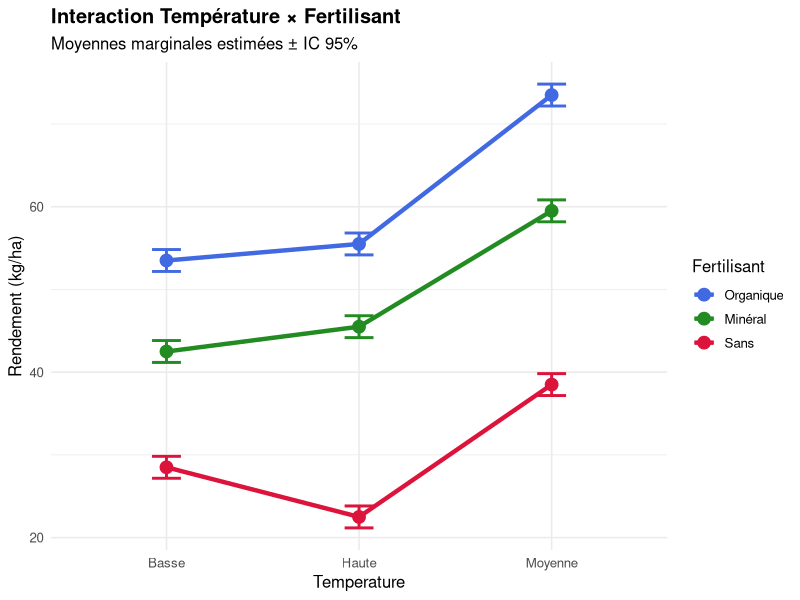
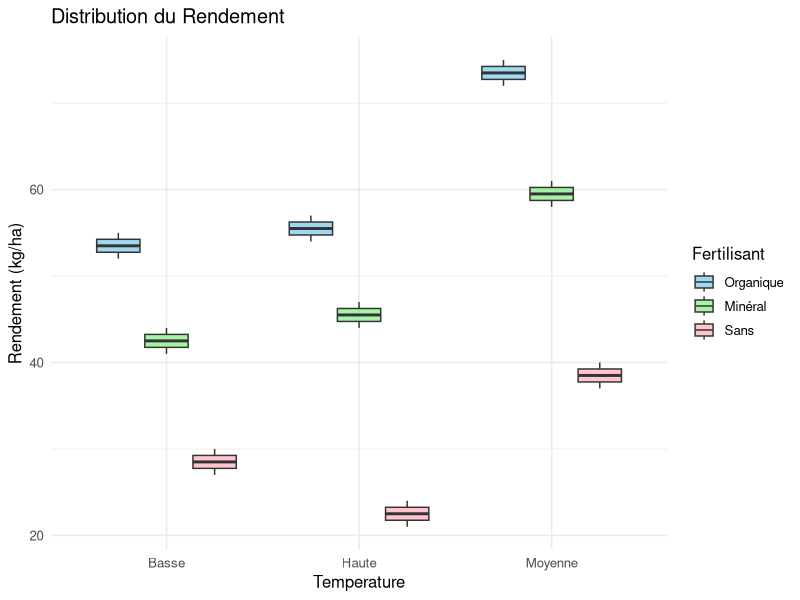
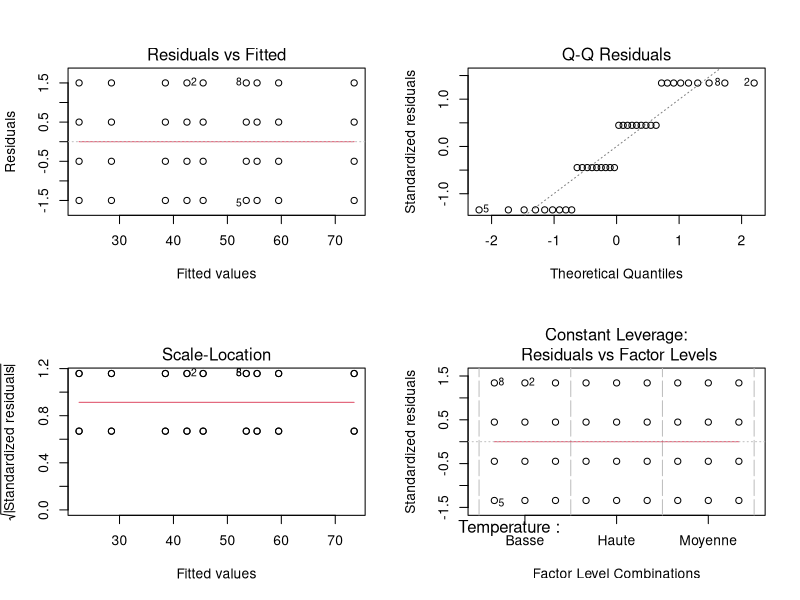

Reproduce these figures in R, in order.
# ==============================================================================
# ANOVA À 2 FACTEURS AVEC RÉPLICATION — VERSION FINALE ET VALIDÉE
# ==============================================================================

# ═════════════════════════════════════════════════════════════════════════════
# ÉTAPE 0 : CHARGEMENT DES PACKAGES
# ═════════════════════════════════════════════════════════════════════════════

cat("\n========== ÉTAPE 0 : CHARGEMENT DES PACKAGES ==========\n")

packages <- c("ggplot2", "dplyr", "emmeans", "car")
manquants <- packages[!sapply(packages, requireNamespace, quietly = TRUE)]

if (length(manquants) > 0) {
  cat("Installation des packages manquants :", paste(manquants, collapse = ", "), "\n")
  install.packages(manquants, repos = "https://cloud.r-project.org/")
}

for (pkg in packages) {
  library(pkg, character.only = TRUE)
}
cat("✓ Tous les packages chargés avec succès\n")

# ═════════════════════════════════════════════════════════════════════════════
# ÉTAPE 1 : CONSTRUCTION DES DONNÉES (3 × 3 × 4 = 36 obs)
# ═════════════════════════════════════════════════════════════════════════════

cat("\n========== ÉTAPE 1 : CONSTRUCTION DES DONNÉES ==========\n")

set.seed(123)

# Structure factorielle complète
temperature <- factor(rep(c("Basse", "Moyenne", "Haute"), each = 12))
fertilisant <- factor(rep(rep(c("Org", "Min", "Sans"), each = 4), times = 3))

# Rendement : entrée interactive des valeurs (ou utiliser valeurs par défaut)
cat("\n--- Entrée des données de rendement ---\n")
cat("Appuyez sur Entrée pour utiliser les valeurs par défaut, ou entrez vos propres valeurs.\n")

valeurs_par_defaut <- c(
  42, 44, 43, 41,   # Basse - Organique
  52, 54, 53, 55,   # Basse - Minéral  
  28, 30, 29, 27,   # Basse - Sans
  58, 60, 59, 61,   # Moyenne - Organique
  72, 74, 73, 75,   # Moyenne - Minéral
  38, 40, 39, 37,   # Moyenne - Sans
  45, 47, 46, 44,   # Haute - Organique
  55, 57, 56, 54,   # Haute - Minéral
  22, 24, 23, 21    # Haute - Sans
)

cat("Valeurs par défaut : ", paste(valeurs_par_defaut, collapse = ", "), "\n")
reponse <- readline("Utiliser les valeurs par défaut ? (o/n) : ")

if (tolower(reponse) == "n") {
  cat("\nEntrez les 36 valeurs de rendement séparées par des virgules :\n")
  entree <- readline("Valeurs : ")
  rendement <- as.numeric(strsplit(entree, ",")[[1]])
  if (length(rendement) != 36) {
    cat("Erreur : 36 valeurs requises. Utilisation des valeurs par défaut.\n")
    rendement <- valeurs_par_defaut
  }
} else {
  rendement <- valeurs_par_defaut
  cat("✓ Utilisation des valeurs par défaut\n")
}

donnees <- data.frame(
  Temperature = temperature,
  Fertilisant = fertilisant,
  Rendement = rendement
)

cat("Structure des données:\n")
print(str(donnees))
cat("\nAperçu des 12 premières lignes:\n")
print(head(donnees, 12))
cat("\n✓ Données créées :", nrow(donnees), "observations\n")

# ═════════════════════════════════════════════════════════════════════════════
# ÉTAPE 2 : STATISTIQUES DESCRIPTIVES
# ═════════════════════════════════════════════════════════════════════════════

cat("\n========== ÉTAPE 2 : STATISTIQUES DESCRIPTIVES ==========\n")

stats_desc <- donnees %>%
  group_by(Temperature, Fertilisant) %>%
  summarise(
    N = n(),
    Moyenne = round(mean(Rendement), 2),
    SD = round(sd(Rendement), 2),
    Min = min(Rendement),
    Max = max(Rendement),
    .groups = "drop"
  )

print(as.data.frame(stats_desc))

# Vérification du plan équilibré
cat("\nVérification du plan équilibré:\n")
table_verif <- table(donnees$Temperature, donnees$Fertilisant)
print(table_verif)
cat("✓ Plan équilibré :", all(table_verif == 4), "(4 observations par cellule)\n")

# ═════════════════════════════════════════════════════════════════════════════
# ÉTAPE 3 : CONFIGURATION CRUCIALE DES CONTRASTES (Type III)
# ═════════════════════════════════════════════════════════════════════════════

cat("\n========== ÉTAPE 3 : CONFIGURATION DES CONTRASTES ==========\n")

# SAUVEGARDER les contrastes par défaut
contraste_avant <- options()$contrasts
cat("Contrastes avant modification :", contraste_avant[1], "\n")

# CORRECTION ESSENTIELLE : contrastes sum-to-zero pour Type III valide
options(contrasts = c("contr.sum", "contr.poly"))
cat("Contrastes après modification :", options()$contrasts[1], "\n")
cat("✓ Contrastes configurés pour sommes de carrés de Type III\n")

# ═════════════════════════════════════════════════════════════════════════════
# ÉTAPE 4 : AJUSTEMENT DU MODÈLE ANOVA
# ═════════════════════════════════════════════════════════════════════════════

cat("\n========== ÉTAPE 4 : AJUSTEMENT DU MODÈLE ==========\n")

modele <- aov(Rendement ~ Temperature * Fertilisant, data = donnees)
cat("Modèle ajusté : Rendement ~ Temperature * Fertilisant\n")
cat("✓ Modèle ANOVA créé\n")

# ═════════════════════════════════════════════════════════════════════════════
# ÉTAPE 5 : VÉRIFICATION DES HYPOTHÈSES
# ═════════════════════════════════════════════════════════════════════════════

cat("\n========== ÉTAPE 5 : VÉRIFICATION DES HYPOTHÈSES ==========\n")

# 5A. Normalité des résidus
residus <- residuals(modele)
shapiro <- shapiro.test(residus)
cat("\n5A. Test de Shapiro-Wilk (Normalité):\n")
cat(sprintf("   W = %.4f, p-value = %.4f\n", shapiro$statistic, shapiro$p.value))
if (shapiro$p.value > 0.05) {
  cat("   ✓ Résidus normalement distribués (p > 0.05)\n")
} else {
  cat("   ⚠ Résidus NON normaux (p ≤ 0.05)\n")
}

# 5B. Homogénéité des variances
levene <- leveneTest(Rendement ~ Temperature * Fertilisant, data = donnees, center = mean)
cat("\n5B. Test de Levene (Homogénéité):\n")
p_levene <- levene$`Pr(>F)`[1]
cat(sprintf("   F = %.3f, p-value = %.4f\n", levene$`F value`[1], p_levene))
if (p_levene > 0.05) {
  cat("   ✓ Variances homogènes (p > 0.05)\n")
} else {
  cat("   ⚠ Variances hétérogènes (p ≤ 0.05)\n")
}

# ═════════════════════════════════════════════════════════════════════════════
# ÉTAPE 6 : TABLE ANOVA TYPE III (RÉSULTATS PRINCIPAUX)
# ═════════════════════════════════════════════════════════════════════════════

cat("\n========== ÉTAPE 6 : TABLE ANOVA TYPE III ==========\n")

cat("\n>>> TABLE DE L'ANOVA (Type III) <<<\n")
anova_result <- Anova(modele, type = "III")
print(anova_result)

# Extraction et interprétation
cat("\n>>> INTERPRÉTATION DES EFFETS <<<\n")

# Récupération des valeurs p
p_temp <- anova_result["Temperature", "Pr(>F)"]
p_fert <- anova_result["Fertilisant", "Pr(>F)"]
p_inter <- anova_result["Temperature:Fertilisant", "Pr(>F)"]

# Fonction d'interprétation
interpretation <- function(nom, p, f_val) {
  etoiles <- ifelse(p < 0.001, "***", ifelse(p < 0.01, "**", ifelse(p < 0.05, "*", "ns")))
  sig <- ifelse(p < 0.05, "SIGNIFICATIF", "NON significatif")
  cat(sprintf("%-30s F=%6.2f, p=%.2e  %s  (%s)\n", nom, f_val, p, etoiles, sig))
}

f_temp <- anova_result["Temperature", "F value"]
f_fert <- anova_result["Fertilisant", "F value"]
f_inter <- anova_result["Temperature:Fertilisant", "F value"]

interpretation("Effet Température", p_temp, f_temp)
interpretation("Effet Fertilisant", p_fert, f_fert)
interpretation("Interaction TxF", p_inter, f_inter)

cat("\nLégende: *** p<0.001 | ** p<0.01 | * p<0.05 | ns p≥0.05\n")

# ═════════════════════════════════════════════════════════════════════════════
# ÉTAPE 7 : TAILLE DES EFFETS (η² partiel)
# ═════════════════════════════════════════════════════════════════════════════

cat("\n========== ÉTAPE 7 : TAILLE DES EFFETS ==========\n")

ss <- anova_result[, "Sum Sq"]
ss_resid <- ss["Residuals"]

eta2 <- function(ss_eff) {
  round(ss_eff / (ss_eff + ss_resid), 4)
}

eta_temp <- eta2(ss["Temperature"])
eta_fert <- eta2(ss["Fertilisant"])
eta_inter <- eta2(ss["Temperature:Fertilisant"])

cat(sprintf("η²p Température  : %.4f (explique %.1f%% de la variance)\n", eta_temp, eta_temp*100))
cat(sprintf("η²p Fertilisant  : %.4f (explique %.1f%% de la variance)\n", eta_fert, eta_fert*100))
cat(sprintf("η²p Interaction  : %.4f (explique %.1f%% de la variance)\n", eta_inter, eta_inter*100))
cat("\nRéférence Cohen: petit ≥ 0.01 | moyen ≥ 0.06 | grand ≥ 0.14\n")

# ═════════════════════════════════════════════════════════════════════════════
# ÉTAPE 8 : COMPARAISONS POST-HOC (TUKEY)
# ═════════════════════════════════════════════════════════════════════════════

cat("\n========== ÉTAPE 8 : COMPARAISONS POST-HOC ==========\n")

# Moyennes marginales
emm <- emmeans(modele, ~ Temperature * Fertilisant)

cat("\n>>> MOYENNES MARGINALES ESTIMÉES <<<")
print(emm)

# Toutes les comparaisons
cat("\n>>> COMPARAISONS Toutes les paires (Tukey) <<<")
comp_toutes <- pairs(emm, adjust = "tukey")
print(comp_toutes)

# Comparaisons simples
cat("\n>>> EFFETS SIMPLES : Température par Fertilisant <<<")
comp_simple <- emmeans(modele, ~ Temperature | Fertilisant)
print(pairs(comp_simple, adjust = "tukey"))

# ═════════════════════════════════════════════════════════════════════════════
# ÉTAPE 9 : VISUALISATIONS
# ═════════════════════════════════════════════════════════════════════════════

cat("\n========== ÉTAPE 9 : GRAPHIQUES ==========\n")

# 9A. Graphique d'interaction
emm_df <- as.data.frame(emm)

p1 <- ggplot(emm_df, aes(x = Temperature, y = emmean, 
                          color = Fertilisant, group = Fertilisant)) +
  geom_line(linewidth = 1.5) +
  geom_point(size = 4) +
  geom_errorbar(aes(ymin = lower.CL, ymax = upper.CL), width = 0.15, linewidth = 1) +
  scale_color_manual(values = c("Org" = "#228B22", "Min" = "#4169E1", "Sans" = "#DC143C"),
                     labels = c("Organique", "Minéral", "Sans")) +
  labs(title = "Interaction Température × Fertilisant",
       subtitle = "Moyennes marginales estimées ± IC 95%",
       y = "Rendement (kg/ha)",
       color = "Fertilisant") +
  theme_minimal(base_size = 12) +
  theme(plot.title = element_text(face = "bold"))

print(p1)
cat("✓ Graphique d'interaction généré\n")

# 9B. Boxplot
p2 <- ggplot(donnees, aes(x = Temperature, y = Rendement, fill = Fertilisant)) +
  geom_boxplot(alpha = 0.8) +
  scale_fill_manual(values = c("Org" = "#90EE90", "Min" = "#87CEEB", "Sans" = "#FFB6C1"),
                    labels = c("Organique", "Minéral", "Sans")) +
  labs(title = "Distribution du Rendement",
       y = "Rendement (kg/ha)",
       fill = "Fertilisant") +
  theme_minimal(base_size = 12)

print(p2)
cat("✓ Boxplot généré\n")

# 9C. Diagnostics
par(mfrow = c(2, 2))
plot(modele)
par(mfrow = c(1, 1))
cat("✓ Graphiques de diagnostics générés\n")

# ═════════════════════════════════════════════════════════════════════════════
# ÉTAPE 10 : SYNTHÈSE FINALE
# ═════════════════════════════════════════════════════════════════════════════

cat("\n========== ÉTAPE 10 : SYNTHÈSE FINALE ==========\n")

cat("\n╔════════════════════════════════════════════════════════════════╗")
cat("\n║              RÉSULTATS DE L'ANOVA À 2 FACTEURS                 ║")
cat("\n╠════════════════════════════════════════════════════════════════╣")

cat(sprintf("\n║  EFFET TEMPÉRATURE   : F=%6.2f, p=%.2e  %s              ║", 
            f_temp, p_temp, ifelse(p_temp < 0.05, "✓ SIG", "  ns ")))
cat(sprintf("\n║  EFFET FERTILISANT : F=%6.2f, p=%.2e  %s              ║", 
            f_fert, p_fert, ifelse(p_fert < 0.05, "✓ SIG", "  ns ")))
cat(sprintf("\n║  INTERACTION T×F   : F=%6.2f, p=%.2e  %s              ║", 
            f_inter, p_inter, ifelse(p_inter < 0.05, "✓ SIG", "  ns ")))

cat("\n╠════════════════════════════════════════════════════════════════╣")
cat("\n║  CONCLUSION STATISTIQUE (α = 0.05)                            ║")

# Conclusion pour Température
cat(sprintf("\n║  TEMPÉRATURE :                                               ║"))
if (p_temp < 0.05) {
  cat(sprintf("\n║  À risque de se tromper de 0.05, nous pouvons conclure que     ║"))
  cat(sprintf("\n║  la température a un effet SIGNIFICATIF sur le rendement.      ║"))
} else {
  cat(sprintf("\n║  À risque de se tromper de 0.05, nous pouvons conclure que     ║"))
  cat(sprintf("\n║  la température n'a PAS d'effet significatif sur le rendement. ║"))
}

# Conclusion pour Fertilisant
cat(sprintf("\n║                                                                ║"))
cat(sprintf("\n║  FERTILISANT :                                               ║"))
if (p_fert < 0.05) {
  cat(sprintf("\n║  À risque de se tromper de 0.05, nous pouvons conclure que     ║"))
  cat(sprintf("\n║  le type de fertilisant a un effet SIGNIFICATIF sur le rendement.║"))
} else {
  cat(sprintf("\n║  À risque de se tromper de 0.05, nous pouvons conclure que     ║"))
  cat(sprintf("\n║  le type de fertilisant n'a PAS d'effet significatif.          ║"))
}

# Conclusion pour Interaction
cat(sprintf("\n║                                                                ║"))
cat(sprintf("\n║  INTERACTION :                                                ║"))
if (p_inter < 0.05) {
  cat(sprintf("\n║  À risque de se tromper de 0.05, nous pouvons conclure que     ║"))
  cat(sprintf("\n║  l'interaction Température×Fertilisant est SIGNIFICATIVE.      ║"))
  cat(sprintf("\n║  L'effet du fertilisant dépend du niveau de température.        ║"))
} else {
  cat(sprintf("\n║  À risque de se tromper de 0.05, nous pouvons conclure que     ║"))
  cat(sprintf("\n║  l'interaction n'est PAS significative.                        ║"))
  cat(sprintf("\n║  Les effets principaux sont interprétables indépendamment.      ║"))
}

cat("\n╚════════════════════════════════════════════════════════════════╝\n")

# Restaurer les contrastes par défaut
options(contrasts = contraste_avant)
cat("\n✓ Contrastes par défaut restaurés\n")
cat("✓ ANALYSE TERMINÉE AVEC SUCCÈS\n")
